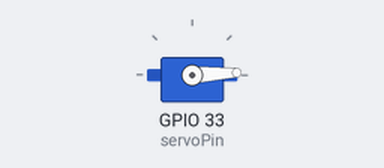
Recording of a sketch running on a simulated ESP32. On the bench: servo.

Above: at 0.05 s.
At 1.3 s:
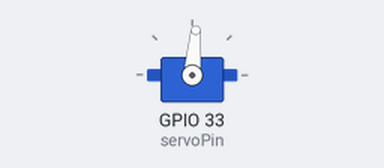
At 2.6 s:
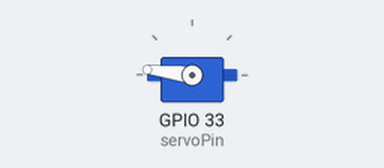
At 5.2 s:
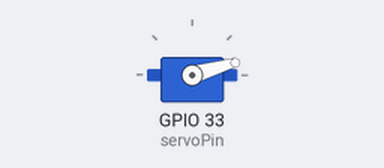
Timing chart, 0 to 7.1 s (numbered marks = the images above):
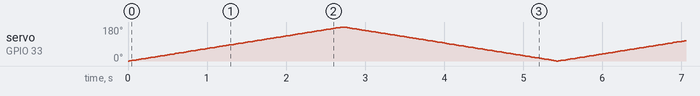

The sketch:

Servo_Sweep.ino
```cpp
#include <ESP32Servo.h> // 引入伺服馬達函式庫

Servo myServo;         // 建立伺服馬達物件

const byte servoPin = 33;  // 伺服馬達信號接 GPIO 33

void setup() {
  myServo.attach(servoPin, 500, 2500); // 設定 PWM 範圍
}

void loop() {
  for (int pos = 0; pos <= 180; pos++) {
    myServo.write(pos);  // 讓伺服馬達轉到指定角度
    delay(15);
  }
  for (int pos = 180; pos >= 0; pos--) {
    myServo.write(pos);
    delay(15);
  }
}
```
